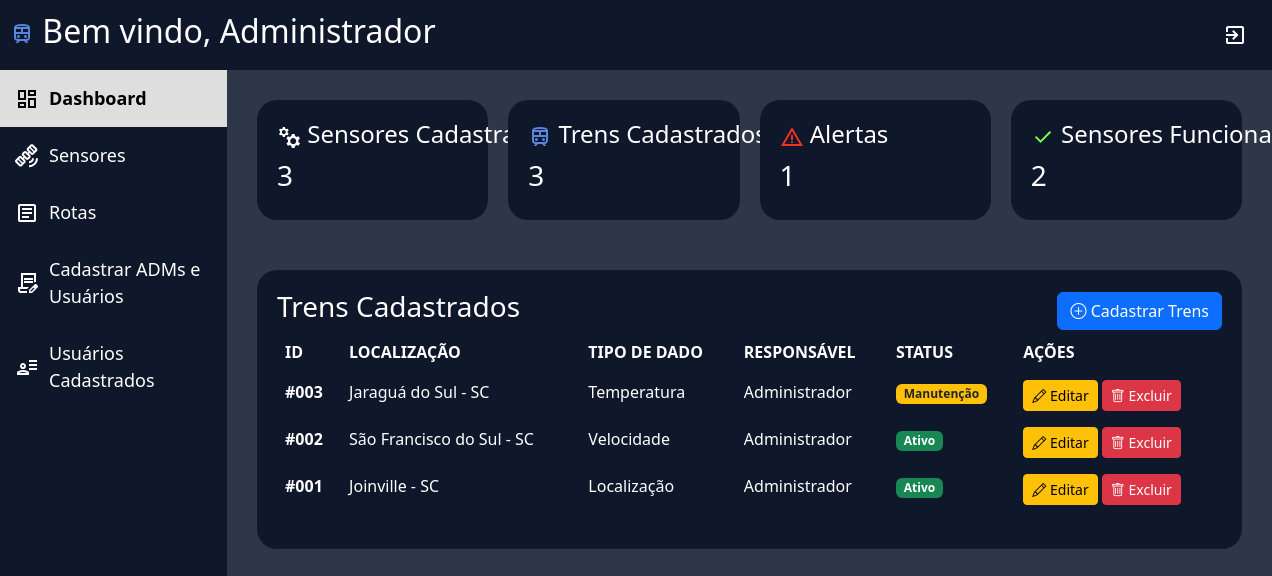
Screenshot of /public/tela_inicial.php (signed in) with the database file from the repository.
### tables this page shows
CREATE TABLE TRENS (
    id INT AUTO_INCREMENT PRIMARY KEY,
    localizacao VARCHAR(150) NOT NULL,
    tipo_de_dado VARCHAR(50) NOT NULL,
    horario TIME NULL,
    status ENUM(
        'Ativo',
        'Inativo',
        'Manutenção',
        'Alerta'
    ) NOT NULL DEFAULT 'Ativo',
    usuario_id INT NULL,

    CONSTRAINT fk_trens_usuario
        FOREIGN KEY (usuario_id)
        REFERENCES USUARIO(id)
        ON DELETE SET NULL
        ON UPDATE CASCADE
);

CREATE TABLE USUARIO (
    id INT AUTO_INCREMENT PRIMARY KEY,
    CPF VARCHAR(14) NOT NULL UNIQUE,
    telefone VARCHAR(20) NOT NULL,
    nome VARCHAR(150) NOT NULL,
    email VARCHAR(180) NOT NULL UNIQUE,
    senha VARCHAR(255) NOT NULL,
    tipo ENUM('usuario', 'administrador')
        NOT NULL DEFAULT 'usuario'
);

### public/tela_inicial.php (the view, shortened to what this page needs)
<?php
require_once "../infra/conexao.php";
$sensores = $conexao->query(
    "SELECT COUNT(*) AS total FROM SENSORES"
)->fetch_assoc()["total"];
$trens = $conexao->query(
    "SELECT COUNT(*) AS total FROM TRENS"
)->fetch_assoc()["total"];
$alertas = $conexao->query(
    "SELECT COUNT(*) AS total FROM TRENS WHERE status = 'Manutenção'"
)->fetch_assoc()["total"];
$sensores_ativos = $sensores - $alertas;
$sql = "
    SELECT
        TRENS.id,
        TRENS.localizacao,
        TRENS.tipo_de_dado,
        TRENS.horario,
        TRENS.status,
        TRENS.usuario_id,
        USUARIO.nome AS responsavel
    FROM TRENS
    LEFT JOIN USUARIO ON TRENS.usuario_id = USUARIO.id
    ORDER BY TRENS.id DESC
";
$trens_cadastrados = $conexao->query($sql);
?>
<!DOCTYPE html>
<html lang="pt-br">
<head>
    <link rel="stylesheet" href="../assets/style/style.css">
    <link href="https://cdn.jsdelivr.net/npm/bootstrap@5.3.8/dist/css/bootstrap.min.css"
        rel="stylesheet">
    <link rel="stylesheet"
        href="https://cdn.jsdelivr.net/npm/bootstrap-icons@1.11.3/font/bootstrap-icons.min.css">
</head>
<body>
<header class="cabecalho">
    <h2>
        <img src="../assets/icons/TREM_AZUL.svg" alt="">
        Bem vindo, Administrador
    </h2>
    <a href="../logout.php">
        <img src="../assets/icons/exit.svg" class="item" alt="Sair">
    </a>
</header>
<div class="layout">
    <aside class="menu-lateral">
        <a href="tela_inicial.php" class="item ativo">
            <img src="../assets/icons/dashboard_preto.svg" alt="">
            Dashboard
        </a>
        <a href="gerenciar_sensores.php" class="item">
            <img src="../assets/icons/sensor_branco.svg" alt="">
            Sensores
        </a>
        <a href="rotas.php" class="item">
            <img src="../assets/icons/relatorio_branco.svg" alt="">
            Rotas
        </a>
        <a href="cadastro_admin.php" class="item">
            <img src="../assets/icons/cadastrar_branco.svg" alt="">
            Cadastrar ADMs e Usuários
        </a>
        <a href="usuarios_cadastrados.php" class="item">
            <img src="../assets/icons/usuarios_branco.svg" alt="">
            Usuários Cadastrados
        </a>
    </aside>
    <main class="conteudo">
        <div class="informacoes_dashboard">
            <div class="informacoes">
                <h4>
                    <img src="../assets/icons/ENGRENAGEM.svg" alt="">
                    Sensores Cadastrados
                </h4>
                <h3><?= $sensores ?></h3>
            </div>
            <div class="informacoes">
                <h4>
                    <img src="../assets/icons/TREM_AZUL.svg" alt="">
                    Trens Cadastrados
                </h4>
                <h3><?= $trens ?></h3>
            </div>
            <div class="informacoes">
                <h4>
                    <img src="../assets/icons/ALERTA.svg" alt="">
                    Alertas
                </h4>
                <h3><?= $alertas ?></h3>
            </div>
            <div class="informacoes">
                <h4>
                    <img src="../assets/icons/OK_VERDE.svg" alt="">
                    Sensores Funcionando
                </h4>
                <h3><?= $sensores_ativos ?></h3>
            </div>
        </div>
        <div class="planilha_dashboard">
            <div class="cabecalho_planilha">
                <h3 style="color: white;">Trens Cadastrados</h3>
                <a href="cadastrar_trens.php" class="btn btn-primary">
                    <i class="bi bi-plus-circle"></i>
                    Cadastrar Trens
                </a>
            </div>
            <div class="table-responsive">
                <table class="table table-borderless">
                    <thead>
                        <tr>
                            <th>ID</th>
                            <th>LOCALIZAÇÃO</th>
                            <th>TIPO DE DADO</th>
                            <th>RESPONSÁVEL</th>
                            <th>STATUS</th>
                            <th>AÇÕES</th>
                        </tr>
                    </thead>
                    <tbody>
                        <?php if ($trens_cadastrados && $trens_cadastrados->num_rows > 0): ?>
                            <?php while ($trem = $trens_cadastrados->fetch_assoc()): ?>
                                <tr>
                                    <th>
                                        #<?= str_pad($trem["id"], 3, "0", STR_PAD_LEFT) ?>
                                    </th>
                                    <td>
                                        <?= htmlspecialchars($trem["localizacao"]) ?>
                                    </td>
                                    <td>
                                        <?= htmlspecialchars($trem["tipo_de_dado"]) ?>
                                    </td>
                                    <td>
                                        <?php if (!empty($trem["responsavel"])): ?>
                                            <?= htmlspecialchars($trem["responsavel"]) ?>
                                        <?php else: ?>
                                            <span class="badge bg-secondary">
                                                Não definido
                                            </span>
                                        <?php endif; ?>
                                    </td>
                                    <td>
                                        <?php if ($trem["status"] === "Ativo" || $trem["status"] === "Ativa"): ?>
                                            <span class="badge bg-success">
                                                <?= htmlspecialchars($trem["status"]) ?>
                                            </span>
                                        <?php elseif ($trem["status"] === "Manutenção"): ?>
                                            <span class="badge bg-warning text-dark">
                                                Manutenção
                                            </span>
                                        <?php else: ?>
                                            <span class="badge bg-secondary">
                                                <?= htmlspecialchars($trem["status"]) ?>
                                            </span>
                                        <?php endif; ?>
                                    </td>
                                    <td>
                                        <a
                                            href="editar_trens.php?id=<?= (int) $trem['id'] ?>"
                                            class="btn btn-sm btn-warning">
                                            <i class="bi bi-pencil"></i>
                                            Editar
                                        </a>
                                        <form
                                            method="POST"
                                            action="excluir_trem.php"
                                            style="display: inline;"
                                            onsubmit="return confirm('Deseja realmente excluir este trem?');">
                                            <button type="submit" class="btn btn-sm btn-danger">
                                                <i class="bi bi-trash"></i>
                                                Excluir
                                            </button>
                                        </form>
                                    </td>
                                </tr>
                            <?php endwhile; ?>
                        <?php endif; ?>
                    </tbody>
                </table>
            </div>
        </div>
    </main>
</div>
</body>
</html>

### assets/style/style.css (style rules this page uses)
* { box-sizing: border-box; }
body { margin: 0; background-color: #2e3747 !important; color: white; overflow-x: hidden; }
.cabecalho { display: flex; justify-content: space-between; align-items: center; background-color: #0f172a; padding: 10px; height: 70px; color: white; width: 100%; }
.layout { display: flex; width: 100%; min-height: calc(100vh - 70px); }
.menu-lateral { width: 227px; min-width: 207px; flex-shrink: 0; background-color: #0f172a; }
.item { width: 100%; padding: 15px; font-size: 18px; cursor: pointer; display: flex; align-items: center; gap: 10px; text-decoration: none; color: white; box-sizing: border-box; }
.item.ativo { background-color: #dedede; font-weight: bold; color: black; }
.conteudo { flex: 1; min-width: 0; width: calc(100% - 207px); padding: 25px; background-color: #2e3747 !important; }
.planilha_dashboard { margin-top: 30px; border-radius: 20px; padding: 20px; width: 100%; max-width: 100%; overflow-x: auto; background-color: #0f172a !important; }
.table { width: 100%; margin-bottom: 0; background-color: transparent !important; }
.table td, .table th, .table tr, .table tbody { background-color: #0f172a !important; color: white !important; }
.informacoes_dashboard { display: flex; gap: 20px; flex-wrap: wrap; width: 100%; }
.informacoes { background-color: #0f172a; padding: 20px; border-radius: 20px; flex: 1; min-width: 200px; color: white; }
.informacoes h3 { margin-top: 10px; font-size: 28px; color: white; }
.informacoes h4 { white-space: nowrap; color: white; }
.conteudo { flex: 1; min-width: 0; padding: 30px; background-color: #2e3747 !important; }
.planilha_dashboard { margin-top: 50px; border-radius: 20px; padding: 20px; width: 100%; background-color: #0f172a !important; }
.cabecalho_planilha { display: flex; justify-content: space-between; align-items: center; }

### rows the page displays
trens: id "003", localizacao "Jaraguá do Sul - SC", tipo_de_dado "Temperatura", usuario.nome "Administrador", status "Manutenção"
trens: id "002", localizacao "São Francisco do Sul - SC", tipo_de_dado "Velocidade", usuario.nome "Administrador", status "Ativo"
trens: id "001", localizacao "Joinville - SC", tipo_de_dado "Localização", usuario.nome "Administrador", status "Ativo"

### other values shown
$sensores "3"
$trens "3"
$alertas "1"
$sensores_ativos "2"
